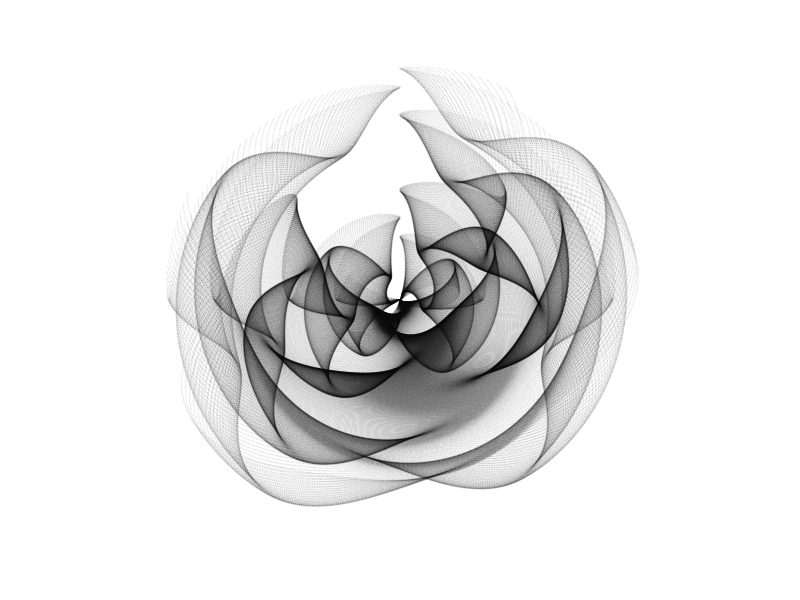
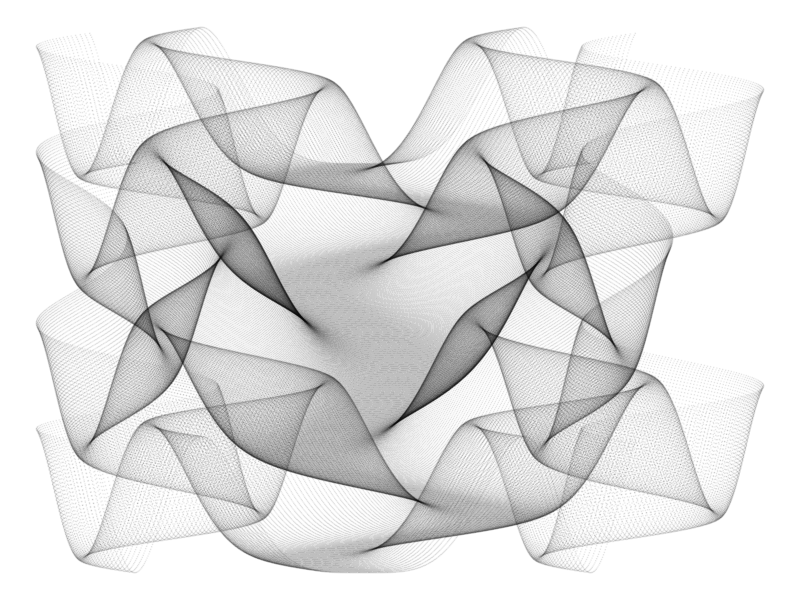

R code for these plots, in order:
## ---- chunk 1
5+5 # I can't do math
## ---- chunk 2
2+2
1:100
3*3
sample(1:9)
X <- matrix(sample(1:9), nrow = 3, ncol = 3)
X
sum(X)
mean(X)
?sum
sum
nucleotides <- c("a", "c", "g", "t")
nucleotides
sample(nucleotides, size = 100, replace = TRUE)
table(sample(nucleotides, size = 100, replace = TRUE))
paste0(sample(nucleotides, size = 100, replace = TRUE), collapse = "")
replicate(n = 10, expr = paste0(sample(nucleotides, size = 100, replace = TRUE), collapse = ""))
df <- data.frame(id = paste0("seq", 1:10), seq = replicate(n = 10, expr = paste0(sample(nucleotides, size = 100, replace = TRUE), collapse = "")))
df
str(df)
ls()
## ---- chunk 3
library("tidyverse")

xy <- seq(from = -3,
          to = 3, 
          by = 0.01)
expand_grid(x = xy,
            y = xy) |>
  ggplot(
    mapping = aes(
      x = (1 + x - sin(y^2)),
      y = (1 - y - cos(x^2)))) +
  geom_point(alpha = 0.05,
             shape = 20,
             size = 0) + 
  theme_void() +
  coord_polar()
## ---- chunk 4
library("patchwork")

expand_grid(x = xy,
            y = xy) |> 
  ggplot(mapping = aes(x = (1 + x - sin(y^2)),
                       y = (1 - y - cos(x^2)))) +
  geom_point(alpha = 0.05,
             shape = 20,
             size = 0) +
  theme_void()
